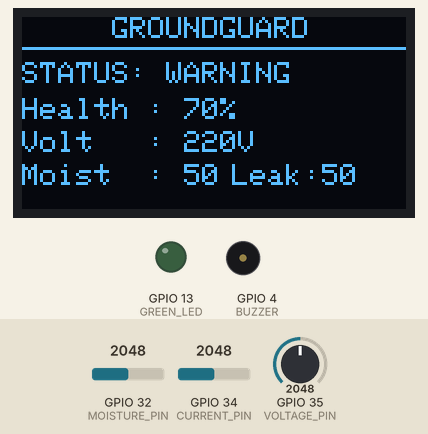
Bench run of a sketch on a simulated ESP32. Shown: 128×64 one-colour display, output pins drawn as LEDs (lit = HIGH), buzzer (waves = sounding). The test bench sets the inputs (shaded band); at power-on: GPIO 35 (VOLTAGE_PIN) = 2048, GPIO 34 (CURRENT_PIN) = 2048, GPIO 32 (MOISTURE_PIN) = 2048. What the sketch prints to the serial monitor is not drawn.

Above: at 3.2 s.
3.3 s: GPIO 35 (VOLTAGE_PIN) set to 1989
At 7.2 s:
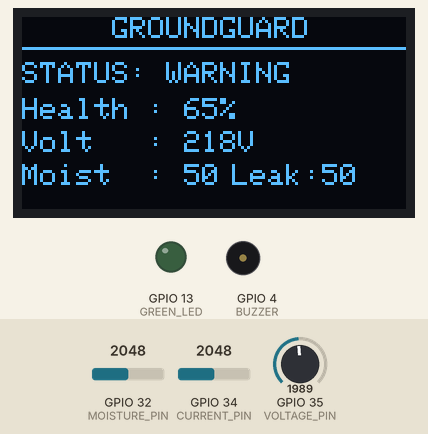
7.4 s: GPIO 34 (CURRENT_PIN) set to 2721
At 10.4 s:
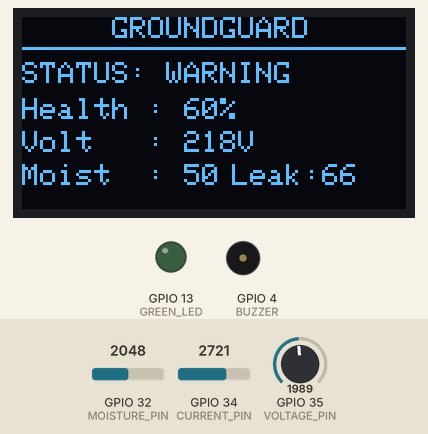
11.5 s: GPIO 34 (CURRENT_PIN) set to 2835
At 14.2 s:
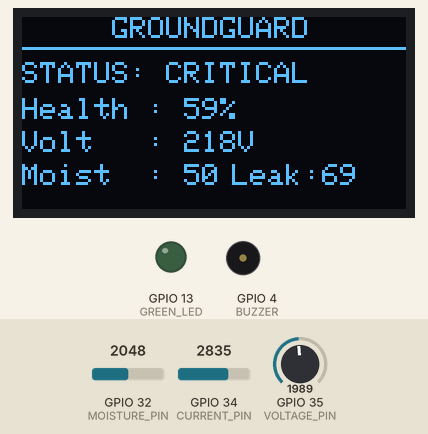
15.6 s: GPIO 32 (MOISTURE_PIN) set to 2181
At 20.6 s:
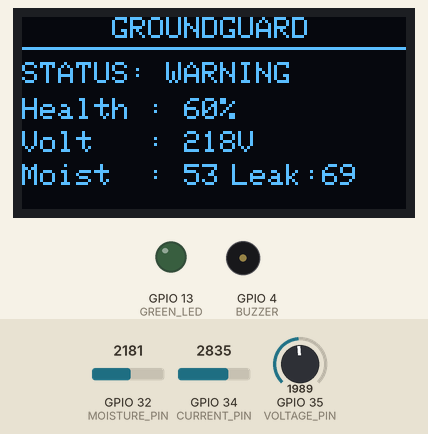
20.7 s: GPIO 35 (VOLTAGE_PIN) set to 2047
At 22.6 s:
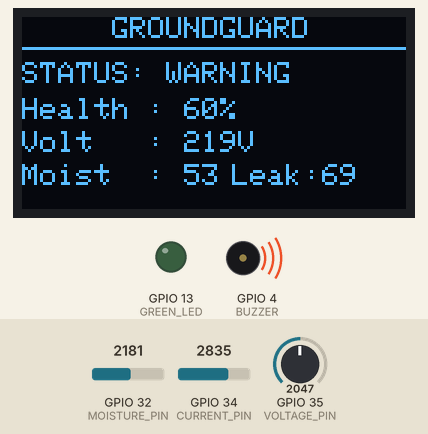
24.8 s: GPIO 32 (MOISTURE_PIN) set to 2047
At 27.6 s:
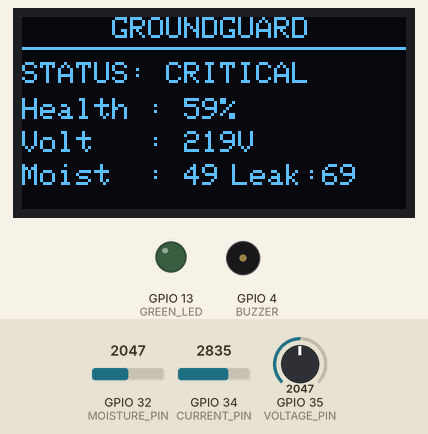
Timing chart, 0 to 29.9 s (numbered marks = the images above; inputs shaded):
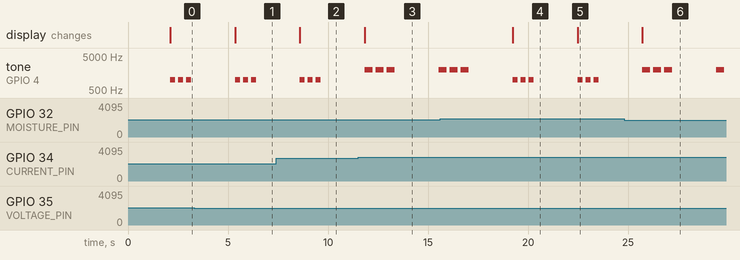

Measured:
- the behaviour switches between 2048 and 2047 on GPIO 35 (VOLTAGE_PIN) (found by bisection; images 0 and 1)
- the behaviour switches between 2784 and 2785 on GPIO 34 (CURRENT_PIN) (found by bisection; images 2 and 3)
- the behaviour switches between 2129 and 2130 on GPIO 32 (MOISTURE_PIN) (found by bisection; images 3 and 4)
- after the input at 3.3 s, the display: changes after 2.1 s (image 1)
- after the input at 7.4 s, the display: changes after 1.2 s (image 2)
- after the input at 11.5 s, the display: changes after 0.34 s (image 3)
- after the input at 15.6 s, the display: changes after 3.6 s (image 4)
- after the input at 20.7 s, the display: changes after 1.8 s (image 5)
- after the input at 24.8 s, the display: changes after 0.92 s (image 6)

The sketch:

GroundGuard.ino
```cpp
#include <Wire.h>
#include <Adafruit_GFX.h>
#include <Adafruit_SSD1306.h>

// ---------------- PIN DEFINITIONS ----------------
#define CURRENT_PIN 34
#define VOLTAGE_PIN 35
#define MOISTURE_PIN 32

#define GREEN_LED 13
#define BUZZER 4

#define OLED_SDA 21
#define OLED_SCL 22

// ---------------- OLED CONFIGURATION ----------------
#define SCREEN_WIDTH 128
#define SCREEN_HEIGHT 64
#define OLED_RESET -1
#define OLED_ADDRESS 0x3C

Adafruit_SSD1306 display(
  SCREEN_WIDTH,
  SCREEN_HEIGHT,
  &Wire,
  OLED_RESET
);

// ---------------- FUNCTION DECLARATIONS ----------------
void showOLED(
  String status,
  int health,
  int voltage,
  int moisture,
  int leakage
);

void healthyAlert();
void warningAlert();
void criticalAlert();
// SETUP
void setup() {
  Serial.begin(115200);

  // Configure pins
  pinMode(CURRENT_PIN, INPUT);
  pinMode(VOLTAGE_PIN, INPUT);
  pinMode(MOISTURE_PIN, INPUT);

  pinMode(GREEN_LED, OUTPUT);
  pinMode(BUZZER, OUTPUT);

  digitalWrite(GREEN_LED, LOW);
  digitalWrite(BUZZER, LOW);

  // Initialize I2C
  Wire.begin(OLED_SDA, OLED_SCL);

  // Initialize OLED
  if (!display.begin(
        SSD1306_SWITCHCAPVCC,
        OLED_ADDRESS
      )) {

    Serial.println("OLED initialization failed!");

    while (true) {
      delay(1000);
    }
  }

  // Initial OLED screen
  display.clearDisplay();

  display.setTextSize(2);
  display.setTextColor(SSD1306_WHITE);
  display.setCursor(10, 10);
  display.println("GROUND");

  display.setCursor(10, 32);
  display.println("GUARD");

  display.display();

  delay(2000);

  Serial.println("--------------------------------");
  Serial.println("GroundGuard Started");
  Serial.println("--------------------------------");
}
// MAIN LOOP
void loop() {
  // Read Analog Sensor Values
  int rawCurrent = analogRead(CURRENT_PIN);
  int rawVoltage = analogRead(VOLTAGE_PIN);
  int rawMoisture = analogRead(MOISTURE_PIN);
  // Convert ADC Values
  // ESP32 ADC range = 0 to 4095

  int leakage = map(
    rawCurrent,
    0,
    4095,
    0,
    100
  );

  int voltage = map(
    rawVoltage,
    0,
    4095,
    180,
    260
  );

  int moisture = map(
    rawMoisture,
    0,
    4095,
    0,
    100
  );
  // Calculate Individual Scores
  // Lower leakage gives a better score
  int currentScore = 100 - leakage;
  int voltageScore;

  if (voltage >= 220 && voltage <= 240) {

    voltageScore = 100;

  } else {

    voltageScore = 100 - abs(voltage - 230);

    if (voltageScore < 0) {
      voltageScore = 0;
    }
  }
  // Moisture score
  int moistureScore = moisture;
  // Calculate Overall Health Score
  float health =
      (0.40 * voltageScore) +
      (0.30 * currentScore) +
      (0.30 * moistureScore);

  int healthScore = (int)health;
  // Determine System Status

  String status;

  if (healthScore >= 90) {

    status = "HEALTHY";

  }
  else if (healthScore >= 60) {

    status = "WARNING";

  }
  else {

    status = "CRITICAL";
  }
  // Display Results in Serial Monitor
  Serial.println();
  Serial.println("========== GROUNDGUARD ==========");

  Serial.print("Raw Current   : ");
  Serial.println(rawCurrent);

  Serial.print("Raw Voltage   : ");
  Serial.println(rawVoltage);

  Serial.print("Raw Moisture  : ");
  Serial.println(rawMoisture);

  Serial.println("----------------------------------");

  Serial.print("Leakage       : ");
  Serial.println(leakage);

  Serial.print("Voltage       : ");
  Serial.print(voltage);
  Serial.println(" V");

  Serial.print("Moisture      : ");
  Serial.println(moisture);

  Serial.print("Health Score  : ");
  Serial.println(healthScore);

  Serial.print("Status        : ");
  Serial.println(status);

  Serial.println("==================================");
  // Display and Alert
  if (status == "HEALTHY") {
    showOLED(
      "HEALTHY",
      healthScore,
      voltage,
      moisture,
      leakage
    );
    healthyAlert();
  }
  else if (status == "WARNING") {
    showOLED(
      "WARNING",
      healthScore,
      voltage,
      moisture,
      leakage
    );
    warningAlert();
  }
  else {
    showOLED(
      "CRITICAL",
      healthScore,
      voltage,
      moisture,
      leakage
    );
    criticalAlert();
  }
  delay(2000);
}
// OLED DISPLAY FUNCTION
void showOLED(
  String status,
  int health,
  int voltage,
  int moisture,
  int leakage
) {

  display.clearDisplay();

  // Title
  display.setTextSize(1);
  display.setTextColor(SSD1306_WHITE);

  display.setCursor(30, 0);
  display.println("GROUNDGUARD");

  // Separator
  display.drawLine(
    0,
    10,
    127,
    10,
    SSD1306_WHITE
  );
  // Status
  display.setTextSize(1);
  display.setCursor(0, 15);
  display.print("STATUS: ");
  display.println(status);
  // Health
  display.setCursor(0, 27);
  display.print("Health : ");
  display.print(health);
  display.println("%");
  // Voltage
  display.setCursor(0, 38);
  display.print("Volt   : ");
  display.print(voltage);
  display.println("V");
  // Moisture
  display.setCursor(0, 49);
  display.print("Moist  : ");
  display.print(moisture);
  // Leakage
  display.setCursor(70, 49);
  display.print("Leak:");
  display.print(leakage);
  display.display();
}
// HEALTHY ALERT
void healthyAlert() {
  // Green LED ON
  digitalWrite(GREEN_LED, HIGH);
  // Short healthy indication
  tone(BUZZER, 600);
  delay(200);
  noTone(BUZZER);
  digitalWrite(GREEN_LED, LOW);
  delay(200);
}
// WARNING ALERT
void warningAlert() {
  // Green LED OFF
  digitalWrite(GREEN_LED, LOW);

  // Three warning pulses
  for (int i = 0; i < 3; i++) {
    tone(BUZZER, 1000);
    delay(250);
    noTone(BUZZER);
    delay(150);
  }
}
// CRITICAL ALERT
void criticalAlert() {
  // Green LED OFF
  digitalWrite(GREEN_LED, LOW);
  // Three critical alert pulses
  for (int i = 0; i < 3; i++) {
    tone(BUZZER, 2000);
    delay(400);
    noTone(BUZZER);
    delay(150);
  }
}
```
